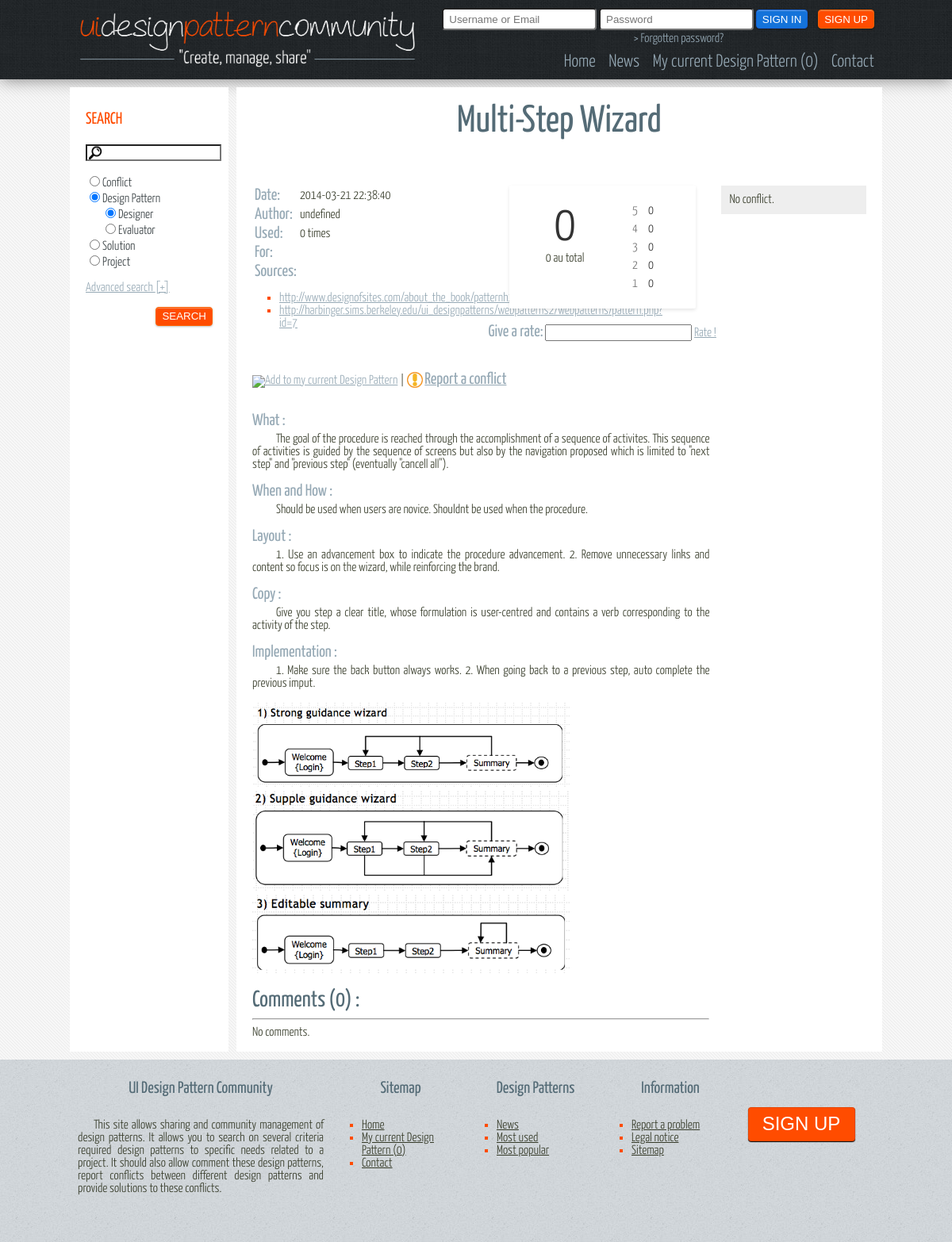
The app's page /view/details.php?type=DesignPattern&id=2 with its own data.
### tables this page shows
CREATE TABLE IF NOT EXISTS `DesignPattern` (
  `idDesignPattern` INT NOT NULL AUTO_INCREMENT,
  `name` VARCHAR(150) NOT NULL,
  `what` TEXT NOT NULL,
  `whenAndHow` TEXT NULL,
  `layout` TEXT NULL,
  `copy` TEXT NULL,
  `implementation` TEXT NULL,
  `descriptionImage` TEXT NULL,
  `nbUsage` INT NULL,
  `nbComments` INT NULL,
  `nbRates` INT NULL,
  `rate` DOUBLE NULL,
  `date` DATETIME NULL,
  `target` ENUM('Designer','Evaluator') NOT NULL,
  `login` VARCHAR(30) NOT NULL,
  PRIMARY KEY (`idDesignPattern`),
  INDEX `fk_DesignPattern_User1_idx` (`login` ASC),
  CONSTRAINT `fk_DesignPattern_User1`
    FOREIGN KEY (`login`)
    REFERENCES `User` (`login`)
    ON DELETE NO ACTION
    ON UPDATE NO ACTION);

CREATE TABLE IF NOT EXISTS `Source` (
  `idSource` INT NOT NULL AUTO_INCREMENT,
  `idDesignPattern` INT NOT NULL,
  `author` VARCHAR(30) NULL,
  `link` VARCHAR(250) NULL,
  PRIMARY KEY (`idSource`),
  INDEX `fk_Source_DesignPattern1_idx` (`idDesignPattern` ASC),
  CONSTRAINT `fk_Source_DesignPattern1`
    FOREIGN KEY (`idDesignPattern`)
    REFERENCES `DesignPattern` (`idDesignPattern`)
    ON DELETE NO ACTION
    ON UPDATE NO ACTION);

CREATE TABLE IF NOT EXISTS `ImageDesignPattern` (
  `idImage` INT NOT NULL AUTO_INCREMENT,
  `idDesignPattern` INT NOT NULL,
  `link` VARCHAR(250) NOT NULL,
  `description` TEXT NULL,
  PRIMARY KEY (`idImage`),
  INDEX `fk_ImageDesignPattern_DesignPattern_idx` (`idDesignPattern` ASC),
  CONSTRAINT `fk_ImageDesignPattern_DesignPattern`
    FOREIGN KEY (`idDesignPattern`)
    REFERENCES `DesignPattern` (`idDesignPattern`)
    ON DELETE NO ACTION
    ON UPDATE NO ACTION);

### model/implementation/Database.php (called while the page is built, shortened)
<?php
class Database {
    private static $bdd = NULL;
    private static function connect(){
        try{
            return new PDO('mysql:host=localhost;dbname=mydb', 'admin', 'admin');
        } catch (Exception $e){
            die('Erreur : ' . $e->getMessage());
        }
    }
    public static function getConnection(){
        if(Database::$bdd == NULL){
            Database::$bdd = Database::connect();
        }
        return Database::$bdd;
    }
    public static function getOneData($req){
        $bdd = Database::getConnection();
        $reponse = $bdd->query($req);
        $donnees = $reponse->fetch();
        return $donnees;
    }
    public static function getAllData($req){
        $bdd = Database::getConnection();
        $reponse = $bdd->query($req);
        return $reponse;
    }
}
?>

### model/implementation/designpattern/DesignPattern.php (called while the page is built, shortened)
<?php
require_once($_SERVER['DOCUMENT_ROOT']."/site/model/implementation/Database.php");
class DesignPattern extends AbstractBasicRateDB implements IDataBase, IComment, IRate
{
    private $nbUsage;
    public static function getDB($id){
        $donnees = Database::getOneData('SELECT * FROM DesignPattern WHERE idDesignPattern = '.$id.'');
        if($donnees != false){
            $donnees['id'] = $id;
            $dp = new DesignPattern($donnees['idDesignPattern'], $donnees['name'], $donnees['login'],
                                    $donnees['date'], $donnees['what'], $donnees['nbUsage'],
                                    ETarget::getValueEnum($donnees['target'])
            );
            $dp->setWhenAndHow($donnees['whenAndHow']);
            $dp->setLayout($donnees['layout']);
            $dp->setCopy($donnees['copy']);
            $dp->setImplementation($donnees['implementation']);
            $dp->setDescriptionImage($donnees['descriptionImage']);
            $dp->getFromDB($donnees);
            return $dp;
        }
        return false;
    }
    public function getNbUsage(){
        return $this->nbUsage;
    }
    public function setNbUsage($_nbUsage){
        $this->nbUsage = $_nbUsage;
    }
}

### model/interfaces/EBasicEnum.php (called while the page is built, shortened)
<?php
abstract class EBasicEnum {
    private static $constCache = NULL;
    private static function getConstants() {
        if (self::$constCache === NULL) {
            $reflect = new ReflectionClass(get_called_class());
            self::$constCache = $reflect->getConstants();
        }
        return self::$constCache;
    }
    public static function getValueEnum($name, $strict = false){
        $constants = self::getConstants();
        $keys = array_map('strtolower', array_keys($constants));
        return array_search(strtolower($name), $keys);
    }
}
?>

### model/abstract/AbstractBasicDB.php (called while the page is built, shortened)
<?php
abstract class AbstractBasicDB{
    private $name;
    public function getName(){
        return $this->name;
    }
    public function setName($_name) {
        $this->name = $_name;
    }
}

### model/abstract/AbstractBasicPostedDB.php (called while the page is built, shortened)
<?php
require_once($_SERVER['DOCUMENT_ROOT']."/site/model/abstract/AbstractBasicDB.php");
class AbstractBasicPostedDB extends AbstractBasicDB{
    private $login;
    private $date;
    public function getLogin(){
        return $this->login;
    }
    public function setLogin($_login){
        $this->login = $_login;
    }
    public function getDate(){
        return $this->date;
    }
    public function setDate($_date) {
        $this->date = $_date;
    }
}

### controller/toolkit/Session.php (called while the page is built, shortened)
<?php
class Session
{
    private $sessionState = self::SESSION_NOT_STARTED;
    private static $instance;
    public static function getInstance()
    {
        if (!isset(self::$instance)){
            self::$instance = new self;
        }
        self::$instance->startSession();
        return self::$instance;
    }
    public function startSession()
    {
        if ($this->sessionState == self::SESSION_NOT_STARTED){
            $this->sessionState = session_start();
        }
        return $this->sessionState;
    }
    public function __isset($name)
    {
        return isset($_SESSION[$name]);
    }
}
?>

### controller/toolkit/ToolKitDisplay.php (the view, shortened to what this page needs)
<?php
require_once($_SERVER['DOCUMENT_ROOT']."/site/model/implementation/Database.php");
require_once($_SERVER['DOCUMENT_ROOT']."/site/controller/toolkit/Session.php");
class ToolKitDisplay {
    public static function checkItem($item, $value){
        if($item == $value){
            echo "checked";
        }
    }
    public static function addValue($value){
        echo "value=\"".$value."\"";
    }
    public static function displayText($name, $data){
        echo "<div id=\"textDisplay\">";
        echo "<h3>".$name."</h3>";
        echo "<div class=\"retrait\">".$data."</div>";
        echo "</div><br/>";
    }
    public static function displayRate($id, $nbRates, $rate, $tableAsk, $session){
        echo "<div id=\"details_rate\">";
        echo "<div class=\"rating-box\">";
        echo "<div class=\"score-container\"><span class=\"score\">".$rate."</span><br>".$nbRates." au total</div>";
        echo "<div class=\"rating-histogram\">";
        $five = Database::getOneData("SELECT COUNT(*) as nb FROM Note".$tableAsk." WHERE id".$tableAsk." = ".$id." AND note = 5;")['nb'];
        $max = $five;
        if($max == 0){ $max = 1; }
        ToolKitDisplay::displayRateBar($five, 5, ($five*100)/$max, "five");
        echo "</div>";
        echo "</div>";
            echo "<center><h3>Give a rate:</h3> <input id=\"rateDP".$id."\"type=\"number\"/> <a href=\"#\" onClick=\"return addRate(".$id.", ".$session->login.", $('#rateDP".$id."'));\">Rate !</a></center>";
        echo "</div>";
    }
    public static function displayRateBar($nb, $rateSearch, $percent, $nameStyle){
        echo "<div class=\"rating-bar-container ".$nameStyle."\">";
        echo "<span class=\"bar-label\">".$rateSearch."</span>";
        echo "<span class=\"bar-number\">".$nb."</span>";
        echo "</div>";
    }
    public static function displayCommentsLittles($id, $nbComments, $tableAsk){
        $reponse = Database::getAllData("SELECT * FROM Comment".$tableAsk." WHERE id".$tableAsk." = ".$id." ORDER BY DATE LIMIT 0, 3");
        echo "<article>";
        echo "<br/><h2 id=\"h2CommentsConflict\">Comments (".$nbComments.") : </h2><hr/>";
        if ($reponse->rowCount() == 0) {
            echo 'No comments.<br/>';
        }
        echo "<br/></article>";
    }
    public static function cartLink($id, $selector, $destroyWhenRemove){
        $session = Session::getInstance();
        $removeIt = "";
        if($destroyWhenRemove){
            $removeIt .= "true";
        }else{
            $removeIt .= "false";
        }
        if(isset($session->login)){
            $data = Database::getOneData("SELECT idProject FROM Project WHERE login = \"".$session->login."\" AND current = 1;");
            $exist = DataBase::getOneData("SELECT COUNT(*) as nbExist FROM ProjectDesignPattern WHERE idProject = ".$data['idProject']." AND idDesignPattern = ".$id.";");
            if($exist['nbExist'] > 0){
                $fct = "<img src=\"/site/img/vrac/croix.png\" style=\"vertical-align:bottom;width:20px\"/><a href=\"#\" onClick=\"return removeFromCart(".$id.", $(this), ".$removeIt.");\">Remove my current Design Pattern</a>";
                return $fct;
            }
            else{
                return "<img src=\"/site/img/vrac/add.png\" style=\"vertical-align:bottom;width:20px\"/><a href=\"#\" onClick=\"return addToCart(".$id.", $(this), ".$removeIt.");\">Add to my current Design Pattern</a>";
            }
        }
        else{
            if(!isset($session->currentDP)){
                return "<img src=\"/site/img/vrac/add.png\" style=\"vertical-align:bottom;width:20px\"/><a href=\"#\" onClick=\"return addToCart(".$id.", $(this), ".$removeIt.");\">Add to my current Design Pattern</a>";
            }
        }
    }
}

### controller/toolkit/ToolkitDetails.php (shortened to what this page needs)
<?php
require_once($_SERVER['DOCUMENT_ROOT']."/site/model/implementation/Database.php");
require_once($_SERVER['DOCUMENT_ROOT']."/site/controller/toolkit/ToolkitDisplayDesignPattern.php");
require_once($_SERVER['DOCUMENT_ROOT']."/site/model/implementation/designpattern/DesignPattern.php");
class ToolkitDetails {
    public static function displayDetailsDesignPattern($id, $session){
        $dp = DesignPattern::getDB($id);
        if($dp != false){
            echo "<h1>".$dp->getName()."</h1><br/>";
            echo "<div id=\"contentDP\">";
            echo "<div id=\"contenuHautDP\">";
            echo "<div id=\"contenuGaucheDP\">";
            echo "<table>";
            echo "<tr><td><h3>Date:</h3></td><td>".$dp->getDate()."</td></tr>";
            echo "<tr><td><h3>Author:</h3></td><td>".$dp->getLogin()."</td></tr>";
            echo "<tr><td><h3>Used:</h3></td><td>".$dp->getNbUsage()." times</td></tr>";
            echo "<tr><td><h3>For:</h3></td><td>".$dp->getTarget()."</td></tr>";
            echo "<tr><td><h3>Sources:</h3></td><td>";
            echo "</td></tr></table>";
            ToolkitDisplayDesignPattern::displaySources($id);
            echo "</div>";
            echo "<div id=\"contenuDroitDP\">";
            ToolkitDisplay::displayRate($id, $dp->getNbRates(), $dp->getRate(), "DesignPattern", $session);
            echo "</div>";
            echo "</div>";
            echo "<div id=\"addProposeDP\">";
            echo "".ToolkitDisplay::cartLink($id, "this", false)."";
            echo " | <img src=\"../img/vrac/propose.png\" style=\"vertical-align:bottom;width:20px\"/>  <a href=\"/site/view/addConflict.php?id=".$id."\"><h3>Report a conflict</h3></a>";
            echo "</div><br/><br/>";
            echo "<article id=\"contenuCommentsDP\">";
            ToolKitDisplay::displayText("What : ", $dp->getWhat());
            ToolkitDisplayDesignPattern::displayImages($id);
            ToolkitDisplay::displayCommentsLittles($id, $dp->getNbComments(), "DesignPattern");
            echo "</article>";
            echo "</div>";
            echo "<aside id=\"asideCategorieConflictDP\">";
            echo "<article>";
            $data = Database::getOneData("SELECT COUNT(*) as nb FROM ConflictDesignPattern WHERE idDesignPattern=".$id.";");
            if ($data['nb'] != 0) {
                echo "<a href=\"\"><h2>Conflicts (".$data['nb']."):</h2></a>";
                $reponse = Database::getAllData("SELECT c.idConflict, c.name, c.date, c.login FROM Conflict c, ConflictDesignPattern cdp WHERE cdp.idDesignPattern = ".$id." AND c.idConflict = cdp.idConflict ;");
                foreach($reponse as $row){
                    echo "<fieldset style=\"border: 1px solid #96A9B5;box-shadow: 0 1px 0 #FFFFFF;\"><h3><a href=\"details.php?type=Conflict&id=".$row['idConflict']."\">".$row['name']."</a></h3>";
                    echo "Signaled ".$row['date']." by <a href=\"\">".$row['login']."</a><br/>";
                    $data = Database::getOneData("SELECT COUNT(*) as nb FROM Solution WHERE idconflict = ".$row['idConflict']);
                    $dataCom = Database::getOneData("SELECT COUNT(*) as nb FROM CommentConflict WHERE idConflict = ".$row['idConflict']);
                    echo "<a href=\"\">".$data['nb']." solutions</a> | <a href=\"\">".$dataCom['nb']." coms</a><br/>";
                    echo "</fieldset>";
                }
            } else {
                echo "No conflict.";
            }
            echo "</article>";
            echo "</aside>";
        }
        else{
            echo "Error 404 !!";
        }
    }
}
?>

### controller/toolkit/ToolkitDisplayDesignPattern.php (shortened to what this page needs)
<?php
require_once($_SERVER['DOCUMENT_ROOT']."/site/model/implementation/Database.php");
class ToolkitDisplayDesignPattern {
    public static function displayImages($id){
        $reponse = Database::getAllData("SELECT link FROM ImageDesignPattern WHERE idDesignPattern = ".$id.";");
        foreach($reponse as $row){
            echo "<img class=\"img_pattern\" src=\"".$row['link']."\", alt=\"img design\"/>";
        }
    }
    public static function displaySources($id){
        $reponse = Database::getAllData("SELECT link FROM Source WHERE idDesignPattern = ".$id.";");
        echo '<ul>';
        foreach($reponse as $row){
            echo "<li><a href=\"".$row['link']."\"  target='_blank'>".$row['link']."</a></li>";
        }
        echo '</ul>';
    }
}

### records on screen
designpattern: name "Multi-Step Wizard", date "2014-03-21 22:38:40", login "undefined", nbUsage "0", rate "0", nbRates "0", what "The goal of the procedure is reached through the accomplishment of a sequence of activites. This sequence of activities is guided by the sequence of screens but also by the navigation proposed which is limited to \"next step\" and \"previous step\" (eventually \"cancell all\"). Should be used when users are novice. Shouldnt be used when the procedure. 1. Use an advancement box to indicate the procedure advancement. 2. Remove unnecessary links and content so focus is on the wizard, while reinforcing the brand. Give you step a clear title, whose formulation is user-centred and contains a verb corresponding to the activity of the step. 1. Make sure the back button always works. 2. When going back to…", nbComments "0"
source: link "http://www.designofsites.com/about_the_book/patternh1.pdf"
source: link "http://harbinger.sims.berkeley.edu/ui_designpatterns/webpatterns2/webpatterns/pattern.php?id=7"
imagedesignpattern: link (picture)
imagedesignpattern: link (picture)
imagedesignpattern: link (picture)

### other values on screen
$nb "0 0"
$rateSearch "5 4 3 2 1"
$nb "0 0 0 0 0"
$name "What : When and How : Layout : Copy : Implementation :"
